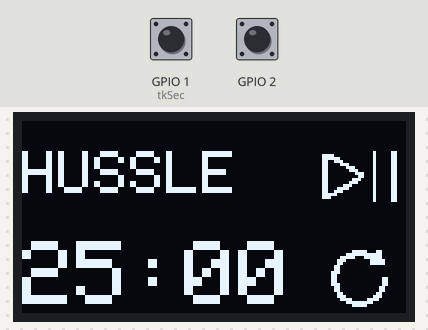
The program below on a simulated ESP32-C3. On the bench: 128×64 one-colour display. The inputs (shaded band) are chosen by the test bench; at power-on: GPIO 1 (tkSec) HIGH, GPIO 2 HIGH. What the program prints to the serial monitor is not drawn.

Above: at 1.2 s.
1.3 s: GPIO 1 (tkSec) pulled LOW for 0.15 s
At 2.8 s:
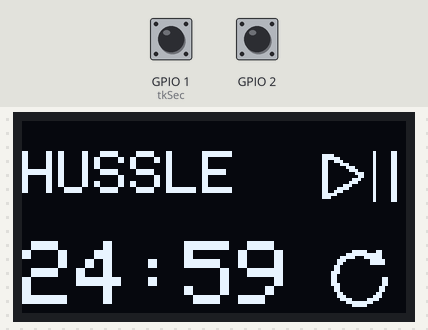
4.4 s: GPIO 2 pulled LOW for 0.15 s
At 6.5 s:
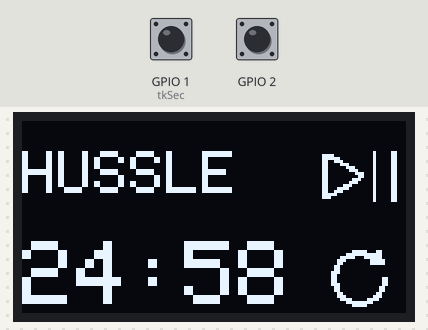
7.5 s: GPIO 2 pulled LOW for 1 s
At 9.8 s:
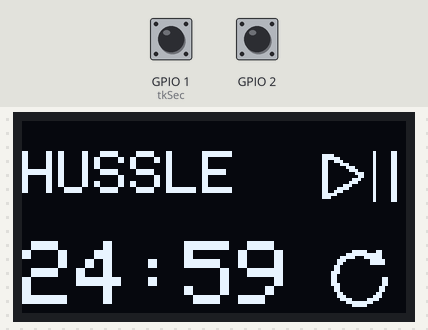
Timing chart, 0 to 11.3 s (numbered marks = the images above; inputs shaded):
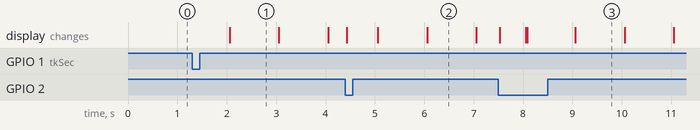

The program:

main.cpp
```cpp
#include <Adafruit_GFX.h>
#include <Adafruit_SSD1306.h>
#include <Arduino.h>
#include <Ticker.h>
#include <Wire.h>

#define SCREEN_WIDTH 128  // OLED display width, in pixels
#define SCREEN_HEIGHT 64  // OLED display height, in pixels

// Declaration for an SSD1306 display connected to I2C (SDA, SCL pins)
Adafruit_SSD1306 display(SCREEN_WIDTH, SCREEN_HEIGHT, &Wire, -1);

#define OLED_RESET -1
uint32_t workTime = 60 * 25 + 1;
uint32_t breakTime = 60 * 5 + 1;
Ticker tkSec;
uint32_t remainingTime = workTime;
bool work = true;
bool running = false;
bool startStopLastState = false;
const unsigned char playPauseBitmap[] PROGMEM = {
    0x00, 0x00, 0x41, 0x80, 0xf0, 0x00, 0x41, 0x80, 0xfc, 0x00, 0x41, 0x80,
    0xce, 0x00, 0x41, 0x80, 0xc3, 0x80, 0x41, 0x80, 0xc0, 0xe0, 0x41, 0x80,
    0xc0, 0x70, 0x41, 0x80, 0xc0, 0x1c, 0x41, 0x80, 0xc0, 0x0c, 0x41, 0x80,
    0xc0, 0x38, 0x41, 0x80, 0xc0, 0x70, 0x41, 0x80, 0xc1, 0xc0, 0x41, 0x80,
    0xc7, 0x80, 0x41, 0x80, 0xce, 0x00, 0x41, 0x80, 0xf8, 0x00, 0x41, 0x80,
    0xe0, 0x00, 0x41, 0x80, 0x00, 0x00, 0x41, 0x80};
const unsigned char resetBitmap[] PROGMEM = {
    0x00, 0x00, 0x00, 0x00, 0x00, 0x00, 0x00, 0x00, 0x00, 0x00, 0x00, 0x00,
    0x00, 0x3e, 0x30, 0x00, 0x00, 0xff, 0xf0, 0x00, 0x03, 0xe3, 0xf0, 0x00,
    0x07, 0x00, 0xf8, 0x00, 0x06, 0x00, 0xf8, 0x00, 0x0c, 0x00, 0x00, 0x00,
    0x0c, 0x00, 0x00, 0x00, 0x1c, 0x00, 0x00, 0x00, 0x18, 0x00, 0x00, 0x00,
    0x18, 0x00, 0x0c, 0x00, 0x18, 0x00, 0x0c, 0x00, 0x1c, 0x00, 0x0c, 0x00,
    0x0c, 0x00, 0x18, 0x00, 0x0c, 0x00, 0x18, 0x00, 0x06, 0x00, 0x30, 0x00,
    0x07, 0x00, 0x70, 0x00, 0x03, 0xc1, 0xe0, 0x00, 0x00, 0xff, 0x80, 0x00,
    0x00, 0x3e, 0x00, 0x00, 0x00, 0x00, 0x00, 0x00, 0x00, 0x00, 0x00, 0x00,
    0x00, 0x00, 0x00, 0x00};

void everySecond() {
  Serial.println("Tick");
  if (running) {
    Serial.println("Running");
    if (remainingTime && --remainingTime == 0) {
      if (work) {
        work = false;
        remainingTime = breakTime;
      } else {
        running = false;
      }
    } else {
      display.clearDisplay();
      display.setTextSize(2);
      display.setTextColor(WHITE);
      display.setCursor(0, 10);
      // Display left time in mm:ss
      if (work) {
        display.println("HUSSLE");
      } else {
        display.println("CHILL");
      }
      display.setCursor(0, 40);
      display.setTextSize(3);
      if (remainingTime < 600) {
        display.print("0");
        display.print(remainingTime / 60);
      } else {
        display.print(remainingTime / 60);
      }
      display.print(":");
      if (remainingTime % 60 < 10) {
        display.print("0");
      }
      display.println(remainingTime % 60);
      display.drawBitmap(100, 10, playPauseBitmap, 25, 17, WHITE);
      display.drawBitmap(100, 40, resetBitmap, 25, 25, WHITE);
      display.display();
    }
  }
}

void setup() {
  Serial.begin(9600);
  while (!Serial)
    ;
  Serial.println("Pomodoro Timer");

  if (!display.begin(SSD1306_SWITCHCAPVCC, 0x3C)) {  // Address 0x3D for 128x64
    Serial.println(F("SSD1306 allocation failed"));
    for (;;)
      ;
  }
  tkSec.attach(1, everySecond);
  display.clearDisplay();

  Serial.println("Reset");
  running = true;
  work = true;
  remainingTime = workTime;
  everySecond();
  running = false;
  pinMode(1, INPUT_PULLUP);
  pinMode(2, INPUT_PULLUP);
}

void loop() {
  int startStop = digitalRead(1);
  int reset = digitalRead(2);

  // reset
  if (reset == LOW) {
    running = true;
    work = true;
    remainingTime = workTime;
    everySecond();
    delay(10);
  }

  // start/stop
  if (startStop == LOW && startStopLastState == HIGH) {
    Serial.println("Start/Stop");
    running = !running;
  }
  startStopLastState = startStop;
}
```

Measured:
- after the input at 1.3 s, the display: changes after 0.76 s (image 1)
- what the display in image 1 shows lasts 1.0 s, from 2.1 s to 3.1 s
